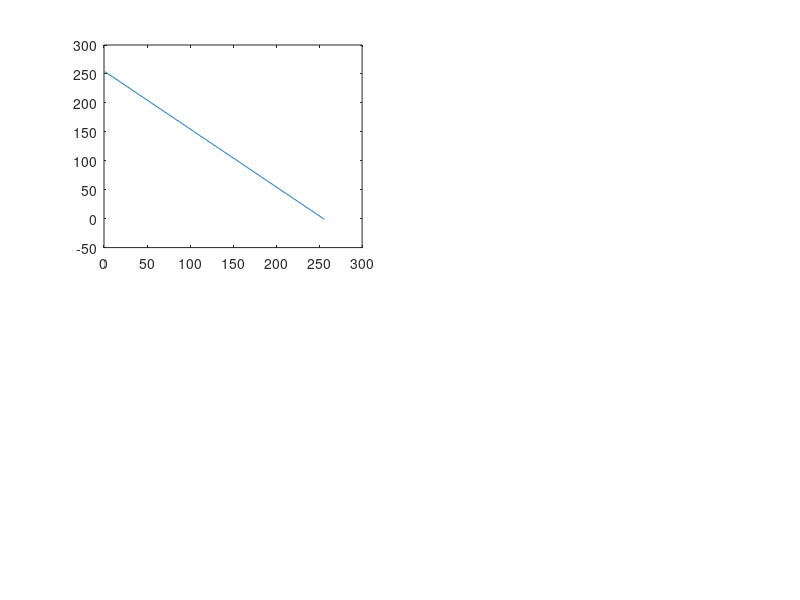

Reproduce this figure in MATLAB. (Note: this script raises an error after producing the figure.)
clc;
clear all;
close all;

r = 1:256;
s = 255-r;
subplot(2,2,1);
plot(r,s);

I = imread('F:\dip_simulation2_Kunwar_Subhransu\images\Lenna.png');
I = rgb2gray(I);
shape_ = size(I);
neg_ = zeros(shape_(1),shape_(2));


subplot(2,2,2);
imshow(I);
%disp(shape_);
%disp(size(neg_));

for i = 1:shape_(1)
    for j = 1:shape_(2)
        for k = r
            if I(i,j)== r(k)
                neg_(i,j) = s(k);
            end
        end
    end
end

%neg_ = 255-I;
subplot(2,2,3);
imshow(neg_);


